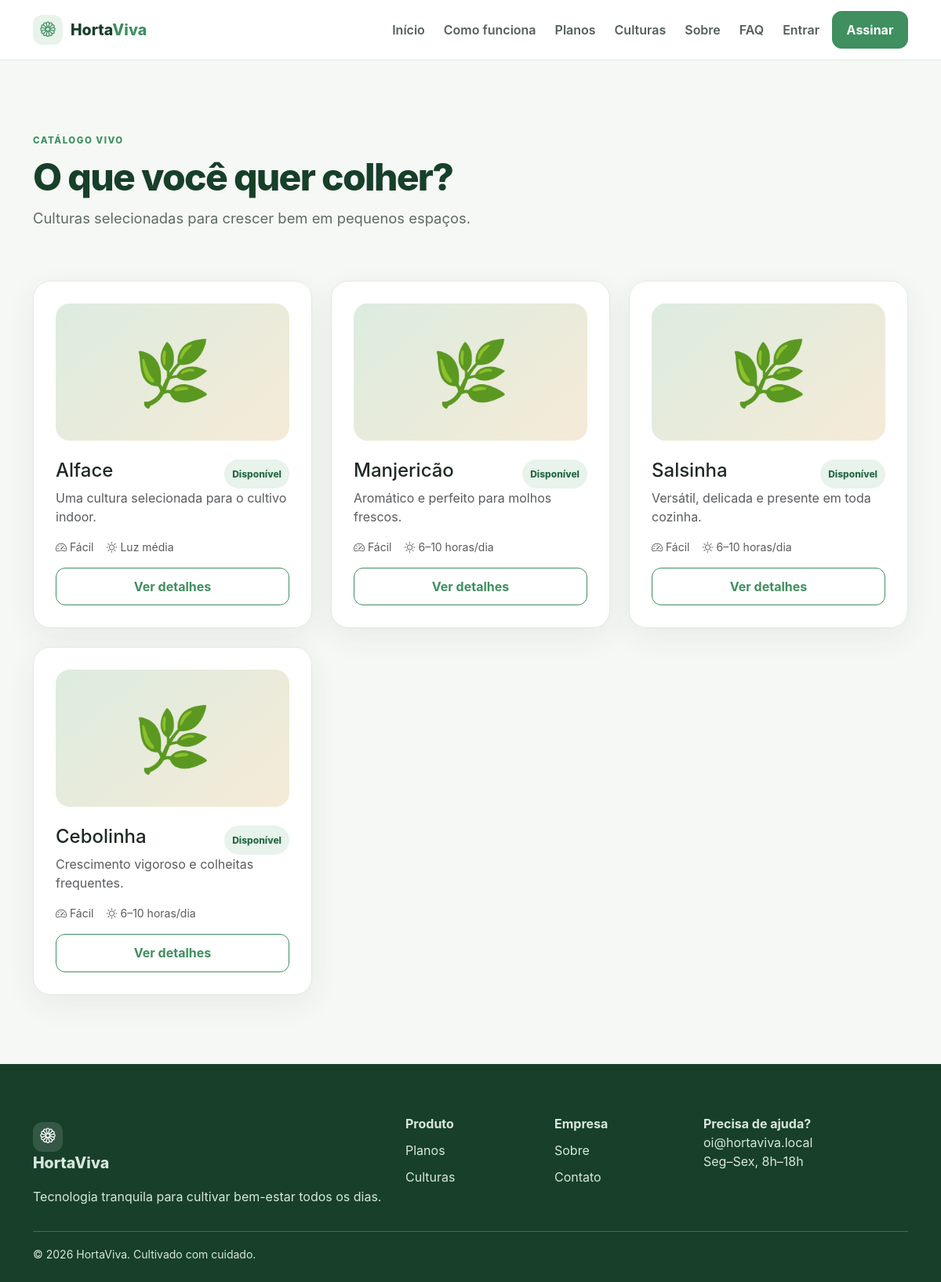
/culturas/, run on the app's committed database.
### crops/models.py (models this page shows, shortened)
class Crop(BaseModel):
    common_name = models.CharField(max_length=120)
    scientific_name = models.CharField(max_length=180, blank=True)
    code = models.SlugField(unique=True)
    description = models.TextField(blank=True)
    difficulty = models.CharField(max_length=30, default="Fácil")
    light_requirement = models.CharField(max_length=80, blank=True)
    uses = models.TextField(blank=True)
    is_available = models.BooleanField(default=True)

### core/views.py (the view)
def crop_catalog(request):
    return render(request, "public/crops.html", {"crops": Crop.objects.all().prefetch_related("cultivars")})

### templates/public/crops.html
{% extends 'base.html' %}{% block title %}Culturas — HortaViva{% endblock %}{% block public_content %}<section class="section"><div class="container"><span class="eyebrow">Catálogo vivo</span><div class="d-flex justify-content-between align-items-end mb-5"><div><h1 class="section-title mt-2">O que você quer colher?</h1><p class="lead-soft">Culturas selecionadas para crescer bem em pequenos espaços.</p></div></div><div class="row g-4">{% for crop in crops %}<div class="col-sm-6 col-lg-4"><article class="soft-card"><div class="crop-visual">{% if crop.is_available %}🌿{% else %}🌾{% endif %}</div><div class="d-flex justify-content-between mt-4"><h3 class="h4">{{ crop.common_name }}</h3><span class="badge-soft {% if not crop.is_available %}badge-warning{% endif %}">{% if crop.is_available %}Disponível{% else %}Em breve{% endif %}</span></div><p class="text-muted">{{ crop.description|default:'Uma cultura selecionada para o cultivo indoor.'|truncatechars:105 }}</p><div class="d-flex gap-3 small text-muted mb-3"><span><i class="bi bi-speedometer2"></i> {{ crop.difficulty }}</span><span><i class="bi bi-brightness-high"></i> {{ crop.light_requirement|default:'Luz média' }}</span></div><a href="{% url 'crop-detail' crop.code %}" class="btn btn-outline-brand w-100">Ver detalhes</a></article></div>{% empty %}<div class="empty-state"><i class="bi bi-flower2"></i><h3 class="mt-3">Catálogo em cultivo</h3><p>As culturas aparecerão aqui assim que forem cadastradas.</p></div>{% endfor %}</div></div></section>{% endblock %}

### static/css/app.css (style rules this page uses)
:root { --green-dark:#173f2a;--green:#3f8f5f;--green-deep:#286a45;--green-light:#e7f3eb;--green-pale:#f0f7f2;--background:#f6f8f5;--surface:#fff;--text:#1f2923;--muted:#758079;--warning:#d99a2b;--danger:#c94a4a;--border:#e3e9e4;--radius:22px;--shadow:0 12px 38px rgba(23,63,42,.07) }
* { box-sizing:border-box }
body { font-family:Inter,ui-sans-serif,system-ui,-apple-system,"Segoe UI",sans-serif;color:var(--text);background:var(--background) }
a { text-decoration:none;color:inherit }
.btn { border-radius:12px;font-weight:700;padding:.7rem 1.1rem }
.btn-outline-brand { border:1px solid var(--green);color:var(--green) }
.eyebrow { font-size:.72rem;letter-spacing:.13em;text-transform:uppercase;color:var(--green);font-weight:800 }
.lead-soft { font-size:1.15rem;line-height:1.7;color:#5d6b62;max-width:650px }
.section { padding:88px 0 }
.section-title { font-size:clamp(2rem,4vw,3.3rem);letter-spacing:-.035em;color:var(--green-dark);font-weight:800 }
.soft-card,.metric-card,.content-card { background:var(--surface);border:1px solid var(--border);border-radius:var(--radius);box-shadow:var(--shadow) }
.soft-card { padding:28px;height:100% }
.crop-visual { height:175px;border-radius:18px;background:linear-gradient(140deg,#dcecdf,#f5ead7);display:grid;place-items:center;font-size:5rem }
.badge-soft { display:inline-flex;align-items:center;border-radius:999px;padding:6px 10px;background:var(--green-light);color:var(--green-deep);font-size:.75rem;font-weight:800 }

### data on the page
Crop: common_name "Alface", is_available "Disponível", description "Uma cultura selecionada para o cultivo indoor.", difficulty "Fácil", light_requirement "Luz média"
Crop: common_name "Manjericão", is_available "Disponível", description "Aromático e perfeito para molhos frescos.", difficulty "Fácil", light_requirement "6–10 horas/dia"
Crop: common_name "Salsinha", is_available "Disponível", description "Versátil, delicada e presente em toda cozinha.", difficulty "Fácil", light_requirement "6–10 horas/dia"
Crop: common_name "Cebolinha", is_available "Disponível", description "Crescimento vigoroso e colheitas frequentes.", difficulty "Fácil", light_requirement "6–10 horas/dia"
